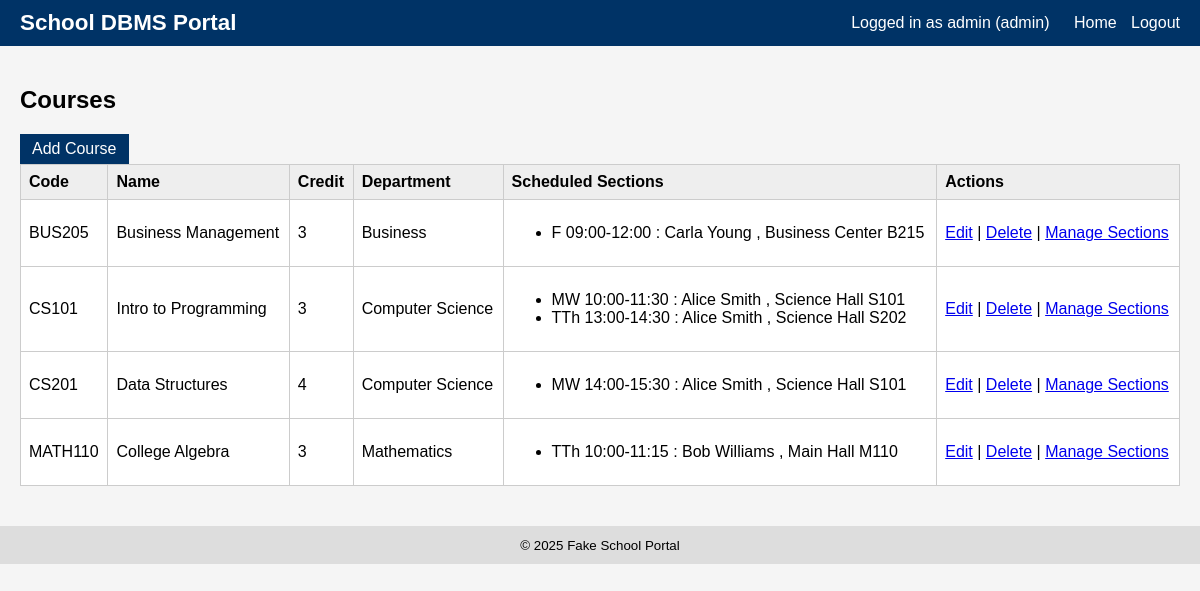
The page /admin/courses (signed in) on the database its author committed.
### tables this page shows
CREATE TABLE Course (
    course_id INTEGER PRIMARY KEY AUTOINCREMENT,
    course_code TEXT NOT NULL UNIQUE,
    course_name TEXT NOT NULL,
    credit INTEGER,
    department_id INTEGER,
    FOREIGN KEY (department_id) REFERENCES Department(department_id)
);

CREATE TABLE Department (
    department_id INTEGER PRIMARY KEY AUTOINCREMENT,
    department_name TEXT NOT NULL UNIQUE
);

CREATE TABLE CourseSelection (
    selection_id INTEGER PRIMARY KEY AUTOINCREMENT,
    course_id INTEGER NOT NULL,
    instructor_id INTEGER,
    room_id INTEGER,
    meeting_time TEXT, -- Using M, T, W, Th, F format (example: MTh 10:00-11:15)
    FOREIGN KEY (course_id) REFERENCES Course(course_id),
    FOREIGN KEY (instructor_id) REFERENCES Employee(employee_id),
    FOREIGN KEY (room_id) REFERENCES Room(room_id)
);

CREATE TABLE Building (
    building_id INTEGER PRIMARY KEY AUTOINCREMENT,
    building_name TEXT NOT NULL UNIQUE
);

CREATE TABLE Room (
    room_id INTEGER PRIMARY KEY AUTOINCREMENT,
    room_number TEXT NOT NULL,
    building_id INTEGER,
    FOREIGN KEY (building_id) REFERENCES Building(building_id)
);

### app.py (the view)
@app.route("/admin/courses")
@login_required(role="admin")
def admin_courses():
    db = get_db()
    courses = db.execute(
        """
        SELECT c.*, d.department_name
        FROM Course c
        JOIN Department d ON c.department_id = d.department_id
        ORDER BY c.course_code
        """
    ).fetchall()
    sections = db.execute(
        """
        SELECT cs.selection_id, cs.course_id, cs.meeting_time,
               e.first_name || ' ' || e.last_name AS instructor_name,
               b.building_name, r.room_number
        FROM CourseSelection cs
        LEFT JOIN Employee e ON cs.instructor_id = e.employee_id
        LEFT JOIN Room r ON cs.room_id = r.room_id
        LEFT JOIN Building b ON r.building_id = b.building_id
        ORDER BY cs.course_id, cs.meeting_time
        """
    ).fetchall()
    section_map = {}
    for s in sections:
        section_map.setdefault(s["course_id"], []).append(s)
    return render_template(
        "courses.html",
        courses=courses,
        section_map=section_map
    )

### app.py (called while the page is built)
def get_db():
    if "db" not in g:
        g.db = sqlite3.connect(DATABASE)
        g.db.row_factory = sqlite3.Row
    return g.db

def login_required(role=None):
    def decorator(view):
        @wraps(view)
        def wrapped_view(**kwargs):
            if "user_id" not in session:
                return redirect(url_for("login"))
            if role and session.get("role") != role:
                flash("Unauthorized access.")
                return redirect(url_for("home"))
            return view(**kwargs)
        return wrapped_view
    return decorator

### templates/courses.html
{% extends "base.html" %}
{% block content %}
<h2>Courses</h2>
<a class="button" href="{{ url_for('admin_add_course') }}">Add Course</a>
<table>
    <tr>
        <th>Code</th>
        <th>Name</th>
        <th>Credit</th>
        <th>Department</th>
        <th>Scheduled Sections</th>
        <th>Actions</th>
    </tr>
    {% for c in courses %}
    <tr>
        <td>{{ c.course_code }}</td>
        <td>{{ c.course_name }}</td>
        <td>{{ c.credit }}</td>
        <td>{{ c.department_name }}</td>
        <td>
            {% if section_map.get(c.course_id) %}
                <ul>
                    {% for s in section_map[c.course_id] %}
                    <li>
                        {{ s.meeting_time }}
                        {% if s.instructor_name %}
                            : {{ s.instructor_name }}
                        {% endif %}
                        {% if s.building_name %}
                            , {{ s.building_name }} {{ s.room_number }}
                        {% endif %}
                    </li>
                    {% endfor %}
                </ul>
            {% else %}
                <em>No sections scheduled</em>
            {% endif %}
        </td>
        <td>
            <a href="{{ url_for('admin_edit_course', course_id=c.course_id) }}">Edit</a> |
            <a href="{{ url_for('admin_delete_course', course_id=c.course_id) }}"
               onclick="return confirm('Are you sure?');">Delete</a> |
            <a href="{{ url_for('admin_course_sections', course_id=c.course_id) }}">
                Manage Sections
            </a>
        </td>
    </tr>
    {% endfor %}
</table>
{% endblock %}

### static/style.css (style rules this page uses)
body { font-family: Arial, sans-serif; margin: 0; background: #f5f5f5; }
table { border-collapse: collapse; width: 100%; background: white; }
table th, table td { border: 1px solid #ccc; padding: 8px; text-align: left; }
table th { background: #eee; }
.button, button { display: inline-block; padding: 6px 12px; background: #003366; color: white; border: none; text-decoration: none; cursor: pointer; }

### rows shown on the page
Course: course_code "BUS205", course_name "Business Management", credit "3", department_name "Business"
CourseSelection: meeting_time "F 09:00-12:00", instructor_name "Carla Young", building_name "Business Center", room_number "B215"
Course: course_code "CS101", course_name "Intro to Programming", credit "3", department_name "Computer Science"
CourseSelection: meeting_time "MW 10:00-11:30", instructor_name "Alice Smith", building_name "Science Hall", room_number "S101"
CourseSelection: meeting_time "TTh 13:00-14:30", instructor_name "Alice Smith", building_name "Science Hall", room_number "S202"
Course: course_code "CS201", course_name "Data Structures", credit "4", department_name "Computer Science"
CourseSelection: meeting_time "MW 14:00-15:30", instructor_name "Alice Smith", building_name "Science Hall", room_number "S101"
Course: course_code "MATH110", course_name "College Algebra", credit "3", department_name "Mathematics"
CourseSelection: meeting_time "TTh 10:00-11:15", instructor_name "Bob Williams", building_name "Main Hall", room_number "M110"

### other values the page prints
{{ session.get('username') }} "admin"
{{ session.get('role') }} "admin"
